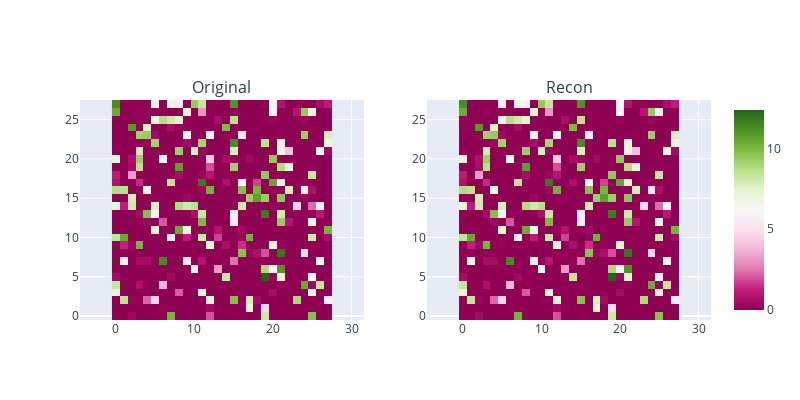

The notebook cell saved with this chart:
### Code cell
compare_images(y[sample_idx], y_recon[sample_idx], titles=["Original", "Recon"])

### Figure 1 — Plotly figure (JSON) as saved in the notebook; plotly's stock layout.template omitted (floating-point values rounded to 4 significant figures; data arrays with more than 128 entries replaced by an {"elided": "..."} marker saying what was removed)
{"data": [{"coloraxis": "coloraxis", "hovertemplate": "x: %{x}<br>y: %{y}<br>color: %{z}<extra></extra>", "name": "0", "type": "heatmap", "xaxis": "x", "yaxis": "y", "z": {"elided": "28x28 float values"}}, {"coloraxis": "coloraxis", "hovertemplate": "x: %{x}<br>y: %{y}<br>color: %{z}<extra></extra>", "name": "0", "type": "heatmap", "xaxis": "x2", "yaxis": "y2", "z": {"elided": "28x28 float values"}}], "layout": {"annotations": [{"font": {"size": 16}, "showarrow": false, "text": "Original", "x": 0.225, "xanchor": "center", "xref": "paper", "y": 1, "yanchor": "bottom", "yref": "paper"}, {"font": {"size": 16}, "showarrow": false, "text": "Recon", "x": 0.775, "xanchor": "center", "xref": "paper", "y": 1, "yanchor": "bottom", "yref": "paper"}], "height": 400, "width": 800, "xaxis": {"anchor": "y", "domain": [0, 0.45], "scaleanchor": "y"}, "xaxis2": {"anchor": "y2", "domain": [0.55, 1], "scaleanchor": "y2"}, "yaxis": {"anchor": "x", "domain": [0, 1]}, "yaxis2": {"anchor": "x2", "domain": [0, 1]}}}
